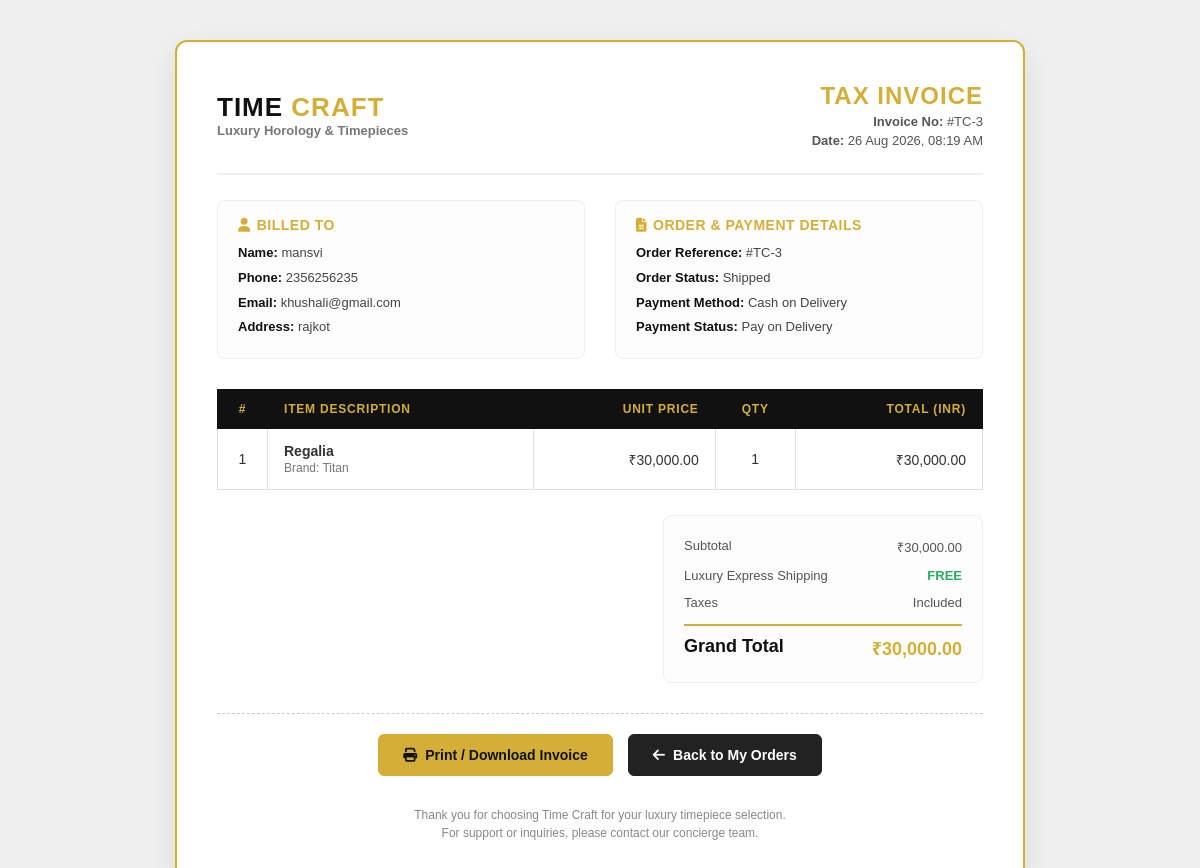
Page /invoice.php?id=3 on the committed database.
### tables this page shows
CREATE TABLE `order` (
  `id` int(10) NOT NULL,
  `customer_name` varchar(100) NOT NULL,
  `email` varchar(100) NOT NULL,
  `phone` varchar(20) NOT NULL,
  `address` text NOT NULL,
  `product_name` varchar(200) NOT NULL,
  `product_price` decimal(10,0) NOT NULL,
  `quantity` int(11) NOT NULL,
  `total_price` decimal(10,0) NOT NULL,
  `payment_method` varchar(50) NOT NULL,
  `order_status` varchar(50) NOT NULL,
  `order_date` timestamp NOT NULL DEFAULT CURRENT_TIMESTAMP ON UPDATE CURRENT_TIMESTAMP,
  `admin_deleted` tinyint(1) NOT NULL DEFAULT '0'
);

CREATE TABLE `product` (
  `id` int(11) NOT NULL,
  `product_name` varchar(100) NOT NULL,
  `brand` varchar(50) NOT NULL,
  `price` decimal(12,2) NOT NULL,
  `image` varchar(255) NOT NULL,
  `collection` varchar(255) NOT NULL,
  `stock` int(11) NOT NULL
);

### invoice.php (the view, shortened to what this page needs)
<?php
include("conn.php");
$order_id = intval($_GET['id']);
$query = mysqli_query($conn, "
    SELECT
        o.*,
        p.brand AS product_brand,
        p.image AS product_image
    FROM `order` AS o
    LEFT JOIN product AS p
        ON TRIM(LOWER(p.product_name)) = TRIM(LOWER(o.product_name))
    WHERE o.id = '$order_id'
    LIMIT 1
");
$order = mysqli_fetch_assoc($query);
$formatted_order_date = !empty($order['order_date']) ? date("d M Y, h:i A", strtotime($order['order_date'])) : 'N/A';
?>
<!DOCTYPE html>
<html lang="en">
<head>
    <link rel="stylesheet" href="https://cdnjs.cloudflare.com/ajax/libs/font-awesome/6.7.2/css/all.min.css">
</head>
<body>
<div class="invoice-card">
    <div class="invoice-header">
        <div class="brand-info">
            <div class="brand-title">
                <h1>TIME <span>CRAFT</span></h1>
                <p>Luxury Horology & Timepieces</p>
            </div>
        </div>
        <div class="invoice-title-block">
            <h2>Tax Invoice</h2>
            <p><strong>Invoice No:</strong> #TC-<?php echo htmlspecialchars($order['id']); ?></p>
            <p><strong>Date:</strong> <?php echo htmlspecialchars($formatted_order_date); ?></p>
        </div>
    </div>
    <div class="meta-grid">
        <div class="meta-box">
            <h3><i class="fa-solid fa-user"></i> Billed To</h3>
            <p><strong>Name:</strong> <?php echo htmlspecialchars($order['customer_name'] ?? 'Customer'); ?></p>
            <p><strong>Phone:</strong> <?php echo htmlspecialchars($order['phone'] ?? 'N/A'); ?></p>
            <p><strong>Email:</strong> <?php echo htmlspecialchars($order['email'] ?? 'N/A'); ?></p>
            <p><strong>Address:</strong> <?php echo nl2br(htmlspecialchars($order['address'] ?? 'N/A')); ?></p>
        </div>
        <div class="meta-box">
            <h3><i class="fa-solid fa-file-lines"></i> Order & Payment Details</h3>
            <p><strong>Order Reference:</strong> #TC-<?php echo htmlspecialchars($order['id']); ?></p>
            <p><strong>Order Status:</strong> <?php echo htmlspecialchars($order['order_status'] ?? 'Pending'); ?></p>
            <p><strong>Payment Method:</strong> <?php echo htmlspecialchars($order['payment_method'] ?? 'Cash On Delivery'); ?></p>
            <p><strong>Payment Status:</strong> <?php echo strtolower($order['order_status'] ?? '') === 'delivered' ? 'Paid' : 'Pay on Delivery'; ?></p>
        </div>
    </div>
    <table class="invoice-table">
        <thead>
            <tr>
                <th style="width: 50px;" class="text-center">#</th>
                <th>Item Description</th>
                <th class="text-right">Unit Price</th>
                <th class="text-center" style="width: 80px;">Qty</th>
                <th class="text-right">Total (INR)</th>
            </tr>
        </thead>
        <tbody>
            <tr>
                <td class="text-center">1</td>
                <td>
                    <strong><?php echo htmlspecialchars($order['product_name']); ?></strong>
                    <?php if (!empty($order['product_brand'])) { ?>
                        <br><span style="font-size: 12px; color: #777;">Brand: <?php echo htmlspecialchars($order['product_brand']); ?></span>
                    <?php } ?>
                </td>
                <td class="text-right">&#8377;<?php echo number_format((float)($order['product_price'] ?? 0), 2); ?></td>
                <td class="text-center"><?php echo intval($order['quantity'] ?? 1); ?></td>
                <td class="text-right">&#8377;<?php echo number_format((float)($order['total_price'] ?? 0), 2); ?></td>
            </tr>
        </tbody>
    </table>
    <div class="total-section">
        <div class="total-box">
            <div class="total-line">
                <span>Subtotal</span>
                <span>&#8377;<?php echo number_format((float)($order['total_price'] ?? 0), 2); ?></span>
            </div>
            <div class="total-line">
                <span>Luxury Express Shipping</span>
                <span style="color: #27ae60; font-weight: bold;">FREE</span>
            </div>
            <div class="total-line">
                <span>Taxes</span>
                <span>Included</span>
            </div>
            <div class="total-line grand">
                <span>Grand Total</span>
                <span class="amt">&#8377;<?php echo number_format((float)($order['total_price'] ?? 0), 2); ?></span>
            </div>
        </div>
    </div>
    <div class="invoice-actions">
        <button onclick="window.print()" class="inv-btn inv-btn-print">
            <i class="fa-solid fa-print"></i> Print / Download Invoice
        </button>
        <a href="my_order.php" class="inv-btn inv-btn-back">
            <i class="fa-solid fa-arrow-left"></i> Back to My Orders
        </a>
    </div>
    <div class="invoice-footer">
        <p>Thank you for choosing Time Craft for your luxury timepiece selection.</p>
        <p>For support or inquiries, please contact our concierge team.</p>
    </div>
</div>
</body>
</html>

### invoice.php (style rules this page uses)
* { margin: 0; padding: 0; box-sizing: border-box; font-family: Arial, "Segoe UI", sans-serif; }
body { background: #f0f0f0; padding: 40px 15px; color: #222; }
.invoice-card { max-width: 850px; margin: auto; background: #ffffff; border: 2px solid #d4af37; border-radius: 12px; padding: 40px; box-shadow: 0 10px 30px rgba(0,0,0,0.1); }
.invoice-header { display: flex; justify-content: space-between; align-items: center; border-bottom: 2px solid #f0f0f0; padding-bottom: 25px; margin-bottom: 25px; }
.brand-info { display: flex; align-items: center; gap: 15px; }
.brand-title h1 { font-size: 26px; font-weight: 800; color: #111; letter-spacing: 1px; }
.brand-title h1 span { color: #d4af37; }
.brand-title p { font-size: 13px; color: #777; font-weight: 600; }
.invoice-title-block { text-align: right; }
.invoice-title-block h2 { font-size: 24px; font-weight: 800; color: #d4af37; text-transform: uppercase; letter-spacing: 1px; }
.invoice-title-block p { font-size: 13px; color: #555; margin-top: 4px; }
.meta-grid { display: grid; grid-template-columns: 1fr 1fr; gap: 30px; margin-bottom: 30px; }
.meta-box { background: #fdfdfd; border: 1px solid #eee; border-radius: 8px; padding: 16px 20px; }
.meta-box h3 { font-size: 14px; font-weight: 700; text-transform: uppercase; color: #d4af37; margin-bottom: 10px; letter-spacing: 0.5px; display: flex; align-items: center; gap: 6px; }
.meta-box p { font-size: 13px; color: #444; line-height: 1.6; margin-bottom: 4px; }
.meta-box p strong { color: #111; }
table.invoice-table { width: 100%; border-collapse: collapse; margin-bottom: 25px; }
table.invoice-table th { background: #111; color: #d4af37; padding: 12px 16px; font-size: 12px; text-transform: uppercase; letter-spacing: 0.8px; text-align: left; border: 1px solid #111; }
table.invoice-table th.text-right { text-align: right; }
table.invoice-table th.text-center { text-align: center; }
table.invoice-table td { padding: 14px 16px; border: 1px solid #e0e0e0; font-size: 14px; color: #333; }
table.invoice-table td.text-right { text-align: right; }
table.invoice-table td.text-center { text-align: center; }
.total-section { display: flex; justify-content: flex-end; margin-bottom: 30px; }
.total-box { width: 320px; background: #fdfdfd; border: 1px solid #eee; border-radius: 8px; padding: 16px 20px; }
.total-line { display: flex; justify-content: space-between; padding: 6px 0; font-size: 13px; color: #555; }
.total-line.grand { border-top: 2px solid #d4af37; margin-top: 8px; padding-top: 10px; font-size: 18px; font-weight: 800; color: #111; }
.total-line.grand span.amt { color: #d4af37; }
.invoice-actions { text-align: center; padding-top: 20px; border-top: 1px dashed #ccc; display: flex; justify-content: center; gap: 15px; flex-wrap: wrap; }
.inv-btn { display: inline-flex; align-items: center; gap: 8px; padding: 12px 24px; border-radius: 6px; font-weight: 700; font-size: 14px; text-decoration: none; cursor: pointer; transition: 0.25s; }
.inv-btn-print { background: #d4af37; color: #111; border: 1px solid #d4af37; }
.inv-btn-back { background: #222; color: #fff; border: 1px solid #222; }
.invoice-footer { margin-top: 30px; text-align: center; color: #888; font-size: 12px; line-height: 1.5; }

### rows in the picture
order: id "3", order_date "26 Aug 2026, 08:19 AM", customer_name "mansvi", phone "2356256235", email "khushali@gmail.com", address "rajkot", order_status "Shipped", payment_method "Cash on Delivery", product_name "Regalia", product.brand "Titan", product_price "30,000.00", quantity "1", total_price "30,000.00"
